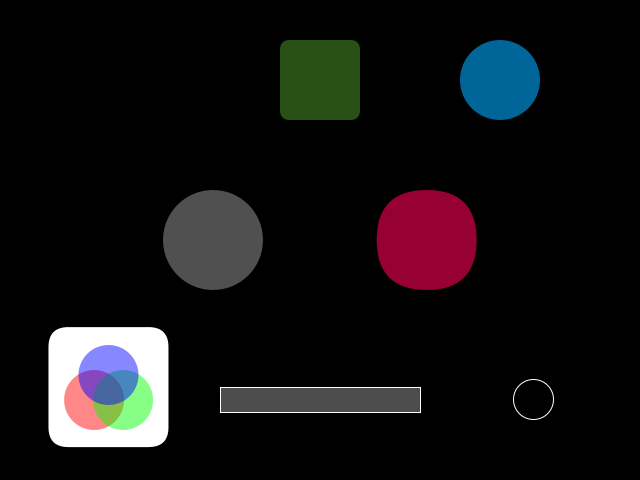
Frame 1 (no input)
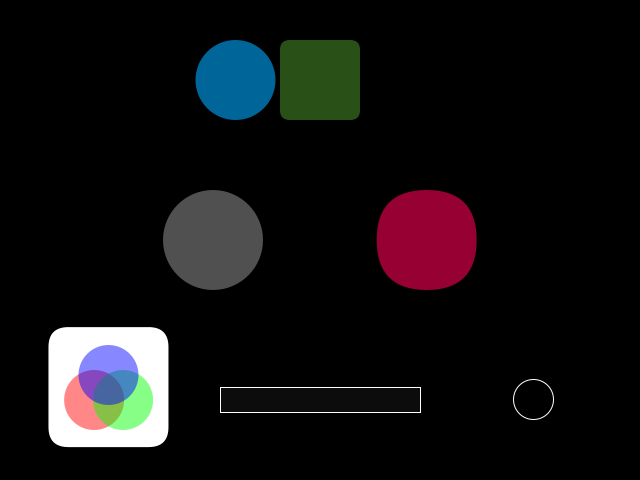
Frame 60 (the mouse pressed at the canvas centre just before this capture)
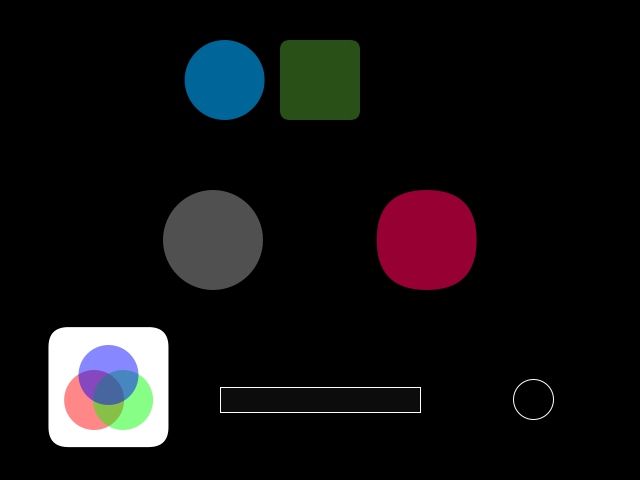
Frame 120 (the mouse held since frame 60 and released just before this capture)

The Processing sketch that drew these frames (run headless with seeded random() and noise(); from frame 60 on, the mouse is pressed at the canvas centre):

// Processing sketch: Colour_detector
// ── Colour_detector.pde
/**
 * Colour detector
 *
 * Detects red, blue, green and opacity values
 * of the pixel the mouse is over
 */

float angle,xSpace;
float scalar=180;
color lerpColour=color(80);

void setup(){
  size(640,480);
  rectMode(CENTER);
}

void draw(){
  background(0);
  
  noStroke();
  
  fill(80);
  ellipse(width/3,height/2,100,100);
  
  fill(150,0,50);
  rect(width/1.5,height/2,100,100,55);
  
  float radAngle=radians(angle);  
  fill(0,102,153);
  xSpace=width/2+(scalar*cos(radAngle));
  ellipse(xSpace,height/6,80,80);
  
  fill(105,203,56,100);
  rect(width/2,height/6,80,80,10);
  
  fill(255);
  rect(width/5.9,height/1.24,120,120,20);
  
  fill(255,0,0,120);
  ellipse(width/6.8,height/1.2,60,60);
  fill(0,255,0,120);
  ellipse(width/5.2,height/1.2,60,60);
  fill(0,0,255,120);
  ellipse(width/5.9,height/1.28,60,60);
  
  loadPixels();
  color pixel=pixels[mouseY*width+mouseX];
  
  int opacity = (pixel >> 24) & 0xFF;
  int red = (pixel >> 16) & 0xFF;
  int green = (pixel >> 8) & 0xFF;
  int blue = pixel & 0xFF; 
  
  lerpColour=lerpColor(lerpColour,pixel,0.04);
  
  stroke(255);
  
  fill(pixel);
  ellipse(width/1.2,height/1.2,40,40);
  
  fill(lerpColour);
  rect(width/2,height/1.2,200,25);
  
  angle+=2;
}
